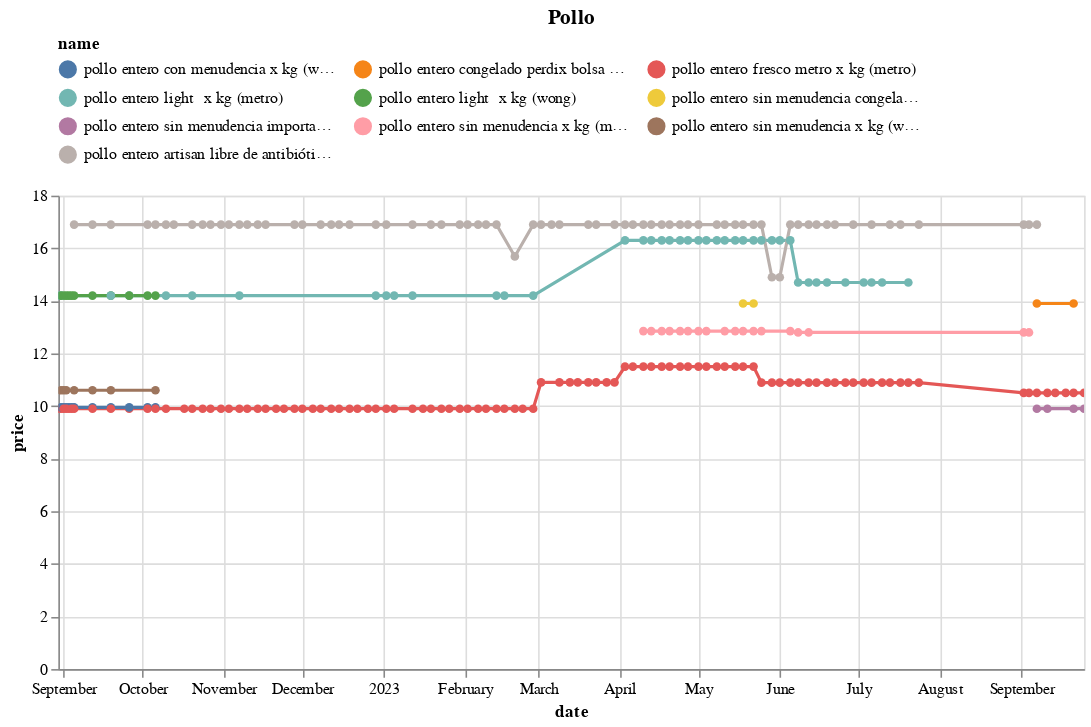

Here is the notebook cell this chart was saved with:
### Code cell
(df
 .loc[df.name.isin(names)]
 .pipe(alt.Chart)
 .mark_line(point=True)
 .encode(x='date', y='price', color='name', tooltip=['name','price'])
 .properties(width=650, title='Pollo')
 .interactive()
 .configure_legend(orient='top', columns=3)
)

### Figure 1 — Vega-Lite specification as saved in the notebook (floating-point values rounded to 4 significant figures; data arrays with more than 128 entries replaced by an {"elided": "..."} marker saying what was removed)
{"config": {"view": {"continuousWidth": 300, "continuousHeight": 300}, "legend": {"columns": 3, "orient": "top"}}, "data": {"name": "data-1d3e0f7a6cfd9111fb6fa47ac4f15e1c"}, "mark": {"type": "line", "point": true}, "encoding": {"color": {"field": "name", "type": "nominal"}, "tooltip": [{"field": "name", "type": "nominal"}, {"field": "price", "type": "quantitative"}], "x": {"field": "date", "type": "temporal"}, "y": {"field": "price", "type": "quantitative"}}, "params": [{"name": "param_13", "select": {"type": "interval", "encodings": ["x", "y"]}, "bind": "scales"}], "title": "Pollo", "width": 650, "$schema": "https://vega.github.io/schema/vega-lite/v5.14.1.json", "datasets": {"data-1d3e0f7a6cfd9111fb6fa47ac4f15e1c": {"elided": "267 records"}}}
